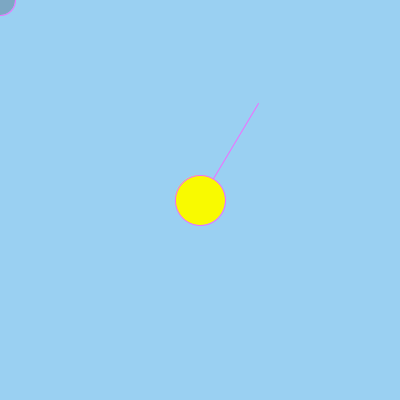
Frame 1 (no input)
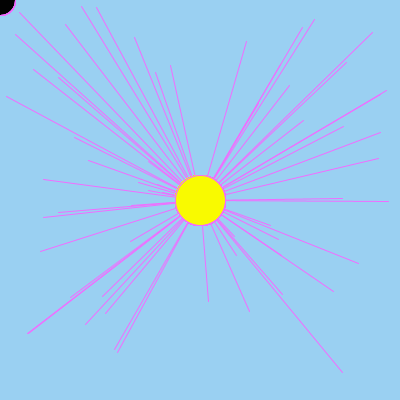
Frame 60 (the mouse pressed at the canvas centre just before this capture)
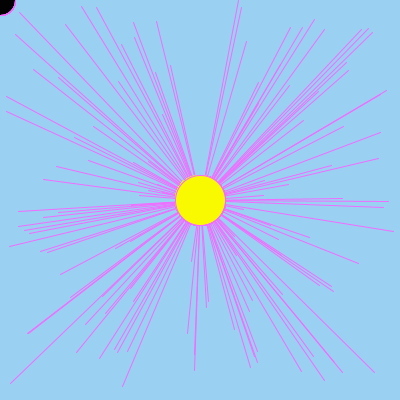
Frame 120 (the mouse held since frame 60 and released just before this capture)

The Processing sketch that drew these frames (run headless with seeded random() and noise(); from frame 60 on, the mouse is pressed at the canvas centre):

// Processing sketch: processing_71427
// ── processing_71427.pde

int x,y; 
void setup()
{
  int x = 50;
  int y = 50;
  size(400,400);
  background(154,208,242);

}

  
void draw()
{
  stroke(240,109,277);
  line(random(400),random(400),200,200);
   fill(mouseX,mouseY,0,50);
    ellipse(mouseX,mouseY,30,30);
    fill(249,250,0);
  ellipse(200,200,50,50);
  
}


void mouseDragged()
{
  ellipse(mouseX,mouseY,30,30);
  if (mouseButton==RIGHT);
}
